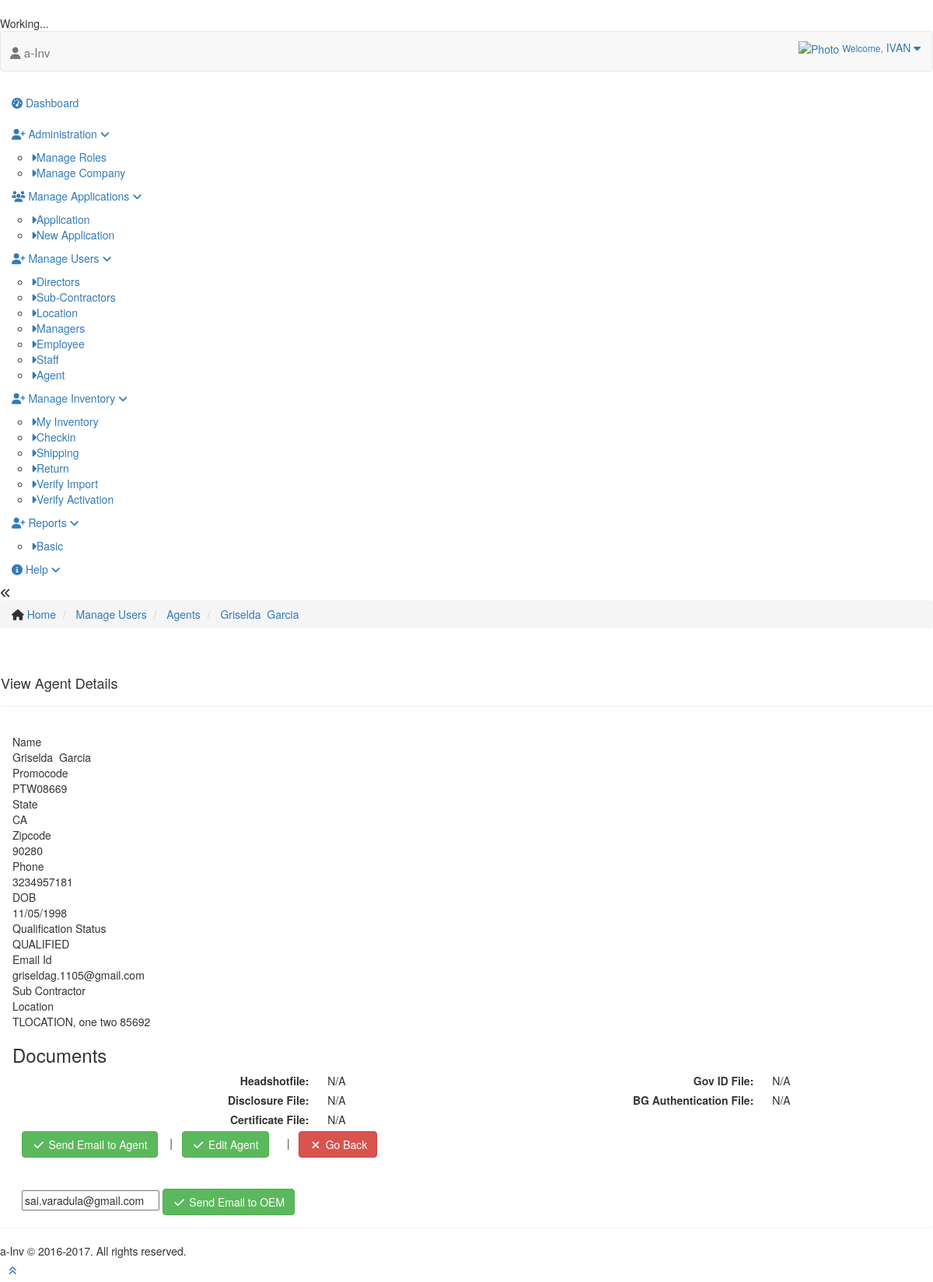
Screenshot of /users/agent/view/20171107030833 (signed in) with the database file from the repository.
### tables this page shows
CREATE TABLE IF NOT EXISTS `agents` (
  `ID` bigint(21) NOT NULL AUTO_INCREMENT,
  `FIRST_NAME` varchar(200) DEFAULT NULL,
  `LAST_NAME` varchar(200) DEFAULT NULL,
  `EMAILID` varchar(200) DEFAULT NULL,
  `STATE` varchar(30) DEFAULT NULL,
  `ZIPCODE` varchar(10) DEFAULT NULL,
  `USAC_FORM` varchar(200) DEFAULT NULL,
  `BATCH_DATE` date DEFAULT NULL,
  `AG_GROUP` varchar(100) NOT NULL,
  `DMA` varchar(50) DEFAULT NULL,
  `BATCH_YEAR` varchar(5) DEFAULT NULL,
  `PARENT_CMPNY` int(5) DEFAULT NULL,
  `ENROLLMENT_NUMBER` varchar(100) DEFAULT NULL,
  `ENROLLMENT_CHANNEL` varchar(100) DEFAULT NULL,
  `Q_STATUS` varchar(50) DEFAULT NULL,
  `STATUS_ID` int(5) DEFAULT NULL,
  `CREATED_ON` datetime DEFAULT NULL,
  `CREATED_BY` bigint(21) DEFAULT NULL,
  `HEADSHOT_FILE` varchar(200) DEFAULT NULL,
  `GOVID_FILE` varchar(200) DEFAULT NULL,
  `DISCLOSURE_FILE` varchar(200) DEFAULT NULL,
  `BG_AUTH_FILE` varchar(200) DEFAULT NULL,
  `COMP_CERT_FILE` varchar(200) DEFAULT NULL,
  `USER_ID` varchar(30) DEFAULT NULL,
  `PHONE` varchar(20) DEFAULT NULL,
  `ACTION` varchar(20) DEFAULT NULL,
  `STATUS` tinyint(2) DEFAULT '1',
  `LOCATION_ID` bigint(21) DEFAULT NULL,
  `DOB` date DEFAULT NULL,
  `SOCIAL` tinytext,
  `PROMOCODE` varchar(100) DEFAULT NULL,
  `DL` varchar(100) DEFAULT NULL,
  `SUBCNT` bigint(21) DEFAULT NULL,
  PRIMARY KEY (`ID`,`AG_GROUP`)
);

### index.php (called while the page is built, shortened)
<?php
require 'application/libs/controller.php';
require 'application/libs/model.php';
$objApp = new Application();

### application/libs/model.php (called while the page is built, shortened)
<?php
	class Model {
		public $objDBConn = NULL;
		private function openDatabaseConnection() {
			$options = array( PDO::ATTR_DEFAULT_FETCH_MODE => PDO::FETCH_OBJ, PDO::ATTR_ERRMODE => PDO::ERRMODE_WARNING );
			$this->objDBConn = new PDO(DB_TYPE . ':host=' . DB_HOST . ';dbname=' . DB_NAME, DB_USER, DB_PASS, $options);
		}
		public function getData($arrData, $getAll = false) {
			$fields = ( $arrData [ 'FIELDS' ] == '' ) ? "*" : $arrData [ 'FIELDS' ];
			$table = $arrData [ 'TABLE' ];
			$where = ( $arrData [ 'WHERE' ] ) ? " WHERE " . $arrData [ 'WHERE' ] : "";
			$orderby = '';
			$limit = '';
			$groupby = '';
			$strQuery = "SELECT " . $fields . " FROM " . $table . $where . $groupby . $orderby . $limit;
			$objStmt = $this->objDBConn->prepare($strQuery);
			$objStmt->execute();
			return ( $getAll ) ? $objStmt->fetchAll() : $objStmt->fetch();
		}
	}

### application/libs/controller.php (called while the page is built, shortened)
<?php
	class Controller {
		public function loadModel($model_name) {
			if ( file_exists('application/models/' . strtolower($model_name) . '.php') ) {
				return new $strObj();
			}
		}
		function getParameters($i = 1){
			$url = rtrim($_GET[ 'url' ], '/');
			$url = filter_var($url, FILTER_SANITIZE_URL);
			$url = explode('/', $url);
			return $url[ $i + 1 ];
		}
	}

### application/models/agents.php (called while the page is built, shortened)
<?php
	class agentsModel extends Model {
		function getAgent( $strAgent ) {
			$arrData[ 'FIELDS' ] = "A.*";
			$arrData[ 'FIELDS' ] .= ", ( SELECT S.NAME FROM " . COMPANY_USERS . " S WHERE S.USER_ID = A.SUBCNT ) AS SUBC";
			$arrData[ 'FIELDS' ] .= ", ( SELECT L.NAME FROM " . LOCATION . " L WHERE A.LOCATION_ID = L.ID ) AS LOCATION";
			$arrData[ 'FIELDS' ] .= ", ( SELECT L2.ADDRESS FROM " . LOCATION . " L2 WHERE A.LOCATION_ID = L2.ID ) AS ADDRESS";
			$arrData[ 'TABLE' ] = AGENTS . " A";
			$arrData[ 'WHERE' ] = "A.USER_ID = '" . $strAgent . "'";
			return $this->getData($arrData);
		}
	}

### application/views/users/viewagent.php (the view, shortened to what this page needs)
<div class="main-content">
	<div class="main-content-inner">
		<div class="breadcrumbs ace-save-state" id="breadcrumbs">
			<ul class="breadcrumb">
				<li> <i class="ace-icon fa fa-home home-icon"></i> <a href="#">Home</a> </li>
				<li> <a href="#">Manage Users</a> </li>
				<li> <a href="/users/agent">Agents</a> </li>
				<li> <a href="#"><?php echo $arrAgent->FIRST_NAME ?>&nbsp;&nbsp;<?php echo $arrAgent->LAST_NAME ?></a> </li>
			</ul>
		</div>
		<div class="panel">
			<div class="page-header">
				<h4>View Agent Details</h4>
			</div>
			<div class="panel-body">
				<div class="page-content">
					<div class="row m-t-md">
                        <div class="col-sm-12 col-xs-12">
                            <div class="profile-user-info profile-user-info-striped">
                                <div class="profile-info-row">
                                    <div class="profile-info-name"> Name </div>
                                    <div class="profile-info-value"><?php echo $arrAgent->FIRST_NAME ?> &nbsp;<?php echo $arrAgent->LAST_NAME ?></div>
                                    <div class="profile-info-name"> Promocode </div>
                                    <div class="profile-info-value"><?php echo $arrAgent->PROMOCODE ?></div>
                                </div>
                                <div class="profile-info-row">
                                    <div class="profile-info-name"> State </div>
                                    <div class="profile-info-value"><?php echo $arrAgent->STATE ?></div>
                                    <div class="profile-info-name"> Zipcode </div>
                                    <div class="profile-info-value"><?php echo $arrAgent->ZIPCODE ?></div>
                                </div>
                                <div class="profile-info-row">
                                    <div class="profile-info-name">Phone</div>
                                    <div class="profile-info-value"><?php echo $arrAgent->PHONE ?></div>
                                    <div class="profile-info-name">DOB</div>
                                    <div class="profile-info-value"><?php echo $arrAgent->DOB ?></div>
                                </div>
                                <div class="profile-info-row">
                                    <div class="profile-info-name"> Qualification Status </div>
                                    <div class="profile-info-value"><?php echo $arrAgent->Q_STATUS ?></div>
                                    <div class="profile-info-name">Email Id</div>
                                    <div class="profile-info-value"><?php echo $arrAgent->EMAILID ?></div>
                                </div>
                                <div class="profile-info-row">
                                    <div class="profile-info-name">Sub Contractor</div>
                                    <div class="profile-info-name">Location</div>
                                    <div class="profile-info-value"><?php echo $arrAgent->LOCATION ?>, <?php echo $arrAgent->ADDRESS ?></div>
                                </div>
                            </div>
                        </div>
            </div>
			    <h3 class="header smaller lighter blue"> Documents </h3>
                <div class="col-xs-12">
                    <div class="form-group p-t">
                        <label class="col-sm-4 control-label text-right p-t">Headshotfile:</label>
                        <div class="col-sm-2">
                            <?php if( $arrAgent->HEADSHOT_FILE != '') { ?>
                            <a title="View file" target="_blank" href="/<?php echo AGENTFILES . $arrAgent->HEADSHOT_FILE ?>">
                                <i class="menu-icon fa fa-2x fa-file-text-o"></i>
                            </a>
                            <?php } else { echo "N/A"; ?>
                            <?php } ?>
                        </div>
                        <label class="col-sm-4 control-label text-right p-t">Gov ID File:</label>
                        <div class="col-sm-2">
                            <?php if( $arrAgent->GOVID_FILE != '') { ?>
                                <a title="View file" target="_blank" href="/<?php echo AGENTFILES . $arrAgent->GOVID_FILE ?>">
                                    <i class="menu-icon fa fa-2x fa-file-text-o"></i>
                                </a>
                            <?php } else { echo "N/A"; ?>
                            <?php } ?>
                        </div>
                    </div>
                    <div class="form-group p-t">
                        <label class="col-sm-4 control-label text-right p-t">Disclosure File:</label>
                        <div class="col-sm-2">
                            <?php if( $arrAgent->DISCLOSURE_FILE != '') { ?>
                                <a  title="View file" target="_blank" href="/<?php echo AGENTFILES . $arrAgent->DISCLOSURE_FILE ?>">
                                    <i class="menu-icon fa fa-2x fa-file-text-o"></i>
                                </a>
                            <?php } else { echo "N/A"; ?>
                            <?php } ?>
                        </div>
                        <label class="col-sm-4 control-label text-right p-t">BG Authentication File:</label>
                        <div class="col-sm-2">
                            <?php if( $arrAgent->BG_AUTH_FILE != '') { ?>
                                <a  title="View file" target="_blank" href="/<?php echo AGENTFILES . $arrAgent->BG_AUTH_FILE ?>">
                                    <i class="menu-icon fa fa-2x fa-file-text-o"></i>
                                </a>
                            <?php } else { echo "N/A"; ?>
                            <?php } ?>
                        </div>
                    </div>
                    <div class="form-group p-t">
                        <label class="col-sm-4 control-label text-right p-t">Certificate File:</label>
                        <div class="col-sm-2">
                            <?php if( $arrAgent->COMP_CERT_FILE != '') { ?>
                                <a title="View file" target="_blank" href="/<?php echo AGENTFILES . $arrAgent->COMP_CERT_FILE ?>">
                                    <i class="menu-icon fa fa-2x fa-file-text-o"></i>
                                </a>
                            <?php } else { echo "N/A"; ?>
                            <?php } ?>
                        </div>
                    </div>
                </div>
                <div class="col-xs-12 clearfix form-actions">
                    <div>
                        <?php if(  $arrAgent->PROMOCODE != '' ) { ?>
                            <?php if(  $arrAgent->Q_STATUS == 'QUALIFIED' ) { ?>
                                <button id="sendagentemail" onclick="javascript:sendAgentMail()" class="btn btn-success" type="button">
                                    <i class="ace-icon fa fa-fw fa-check"></i> Send Email to Agent
                                </button>
                                &nbsp;&nbsp; | &nbsp;
                            <?php } ?>
                        <?php } ?>
                        <button class="btn btn-success" type="button" onclick="javascript:location.href='/users/agent/edit/<?php echo $arrAgent->USER_ID?>'"> <i class="ace-icon fa fa-fw fa-check"></i> Edit Agent<span></span> </button>
                        &nbsp; &nbsp;&nbsp; | &nbsp;
                        <button class="btn btn-danger" type="button" onclick="javascript:location.href='/users/agent'">
                            <i class="ace-icon fa fa-fw fa-times"></i> Go Back<span></span>
                        </button>
                    </div>
                    <br /><br />
                    <div>
                        <input type="text" id="oememailid" value="sai.varadula@gmail.com">
                        <button onclick="javascript:sendemailtooem()" id="sendemailtooem" class="btn btn-success" type="button">
                            <i class="ace-icon fa fa-fw fa-check"></i> Send Email to OEM
                        </button>
                    </div>
                </div>
				</div>
			</div>
		</div>
	</div>
</div>

### rows the page displays
agents: FIRST_NAME "Griselda", LAST_NAME "Garcia", PROMOCODE "PTW08669", STATE "CA", ZIPCODE "90280", PHONE "3234957181", DOB "11/05/1998", Q_STATUS "QUALIFIED", EMAILID "griseldag.1105@gmail.com"

### other values shown
$objC->userFullName() "IVAN"
$arrAgent->LOCATION "TLOCATION"
$arrAgent->ADDRESS "one two 85692"
